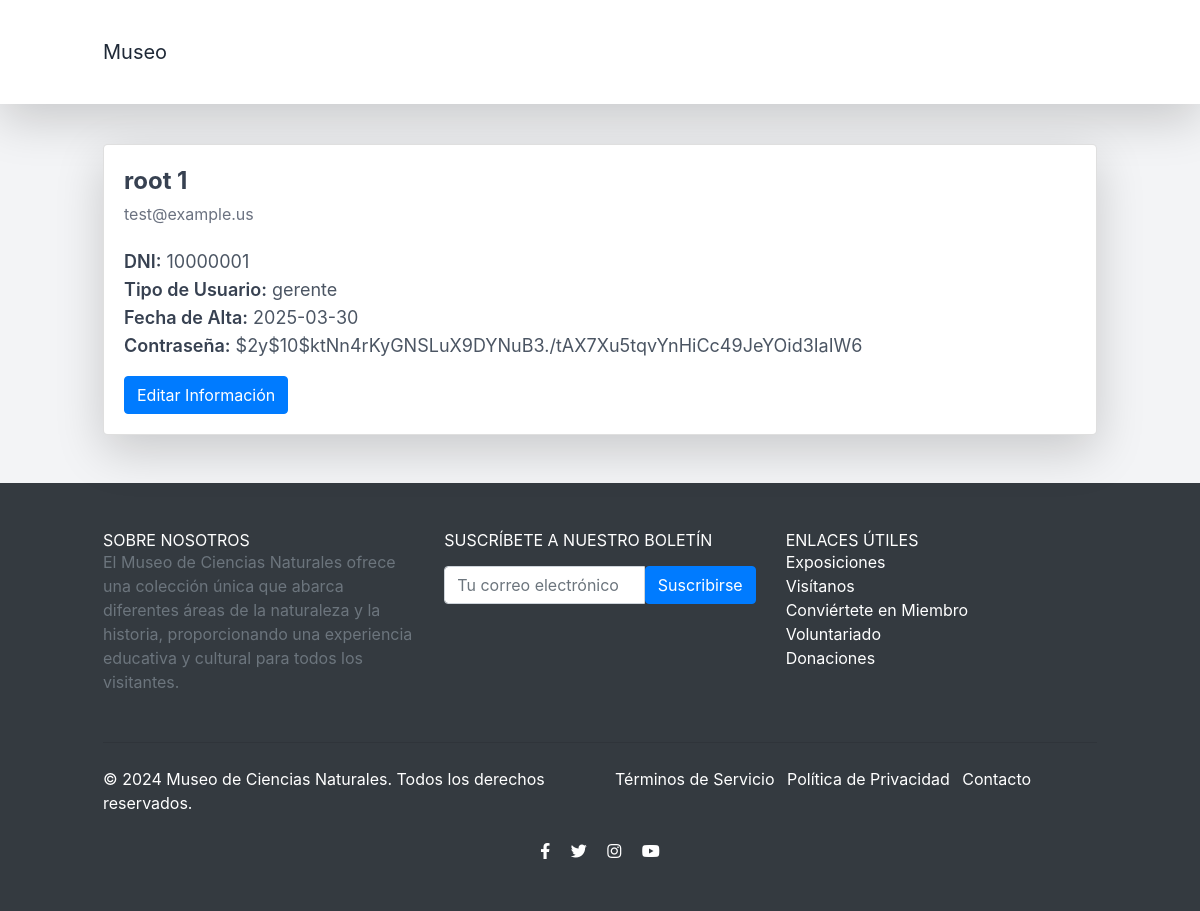
Before: /contacto/perfil.php?id=29 (signed in) with the older database file.
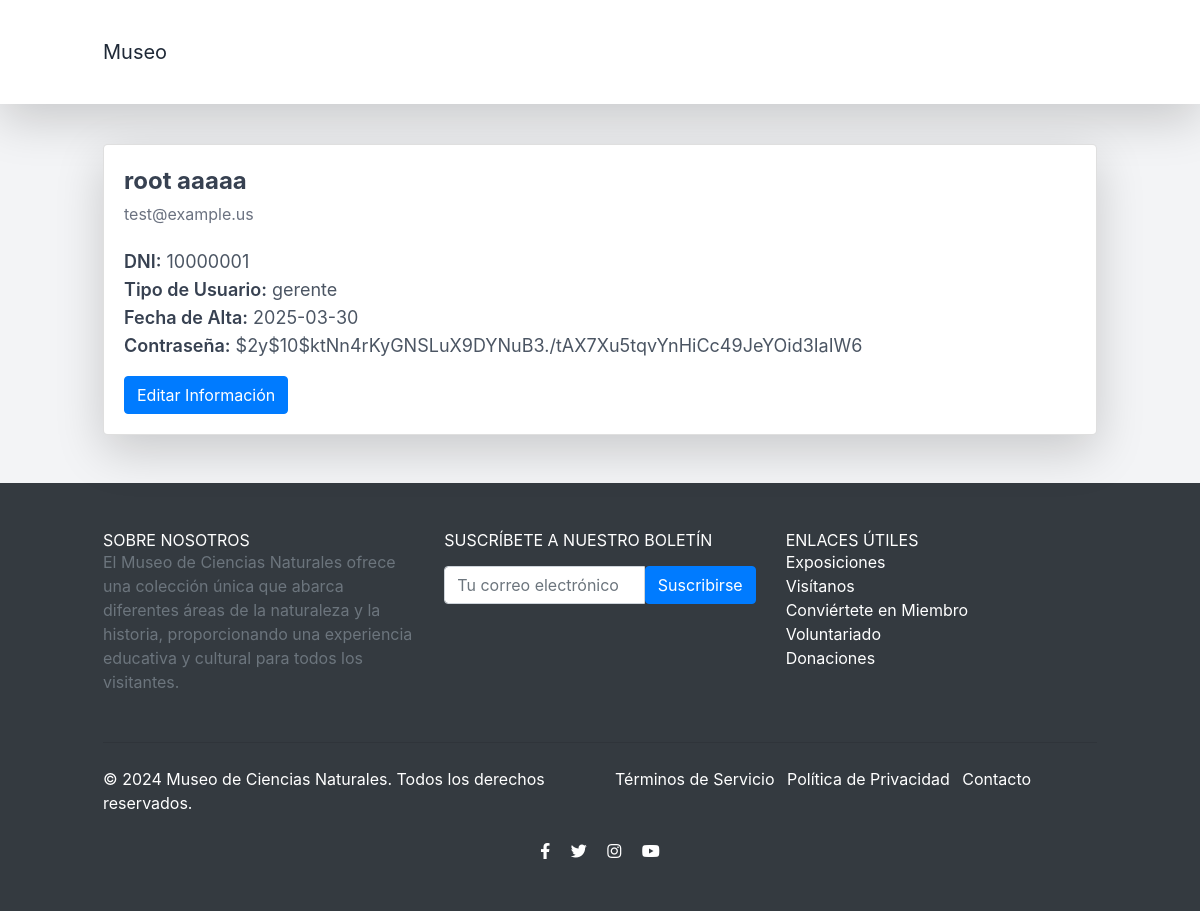
After: the same page with the newer database file.
### tables this page shows
CREATE TABLE `usuario` (
  `idUsuario` int(11) NOT NULL,
  `dni` varchar(8) DEFAULT NULL,
  `nombre` varchar(255) DEFAULT NULL,
  `apellido` varchar(255) DEFAULT NULL,
  `email` varchar(255) DEFAULT NULL,
  `clave` varchar(255) DEFAULT NULL,
  `fecha_alta` date DEFAULT NULL,
  `tipo_de_usuario` varchar(50) DEFAULT NULL
);

### modelo/bd.php (called while the page is built, shortened)
<?php
class Db {
	public function __construct($host='localhost',$db_name='museo',$db_user='root',$db_pass='') {
		$this->host = $host;
		$this->db = $db_name;
		$this->user = $db_user;
		$this->pass = $db_pass;
		try {
           $this->conection = new PDO('mysql:host='.$this->host.'; dbname='.$this->db, $this->user, $this->pass);
        } catch (PDOException $e) {
            echo $e->getCode()." ; ".$e->getMessage();
            exit();
        }
	}
}

### modelo/usuario.php (called while the page is built, shortened)
<?php
require_once "bd.php";
class Usuario {
    protected $table = "usuario";
    protected $conection;
    private function getConection() {
        $db = new Db();
        $this->conection = $db->conection;
    }
    public function getUsuariosById($id){
        $sql = "SELECT * FROM " . $this->table . " WHERE idUsuario = ?";
        $stmt = $this->conection->prepare($sql);
        $stmt->execute([$id]);
        return $stmt->fetch(PDO::FETCH_ASSOC);
    }
}
?>

### contacto/perfil.php (the view, shortened to what this page needs)
<?php
require_once "../modelo/bd.php";
require_once "../modelo/usuario.php";
$id = $_GET["id"] ?? null;
if ($id) {
    $usuario = new Usuario();
    $usuarioData = $usuario->getUsuariosById($id);
} else {
    die("ID de usuario no proporcionado.");
}
?>
<!DOCTYPE html>
<html lang="es">
<!DOCTYPE html>
<html lang="es">
<head>
    <link href="https://stackpath.bootstrapcdn.com/bootstrap/4.5.2/css/bootstrap.min.css" rel="stylesheet">
    <link rel="stylesheet" href="https://cdnjs.cloudflare.com/ajax/libs/font-awesome/5.15.4/css/all.min.css" />
    <script src="https://cdn.tailwindcss.com"></script>
</head>
<body class="bg-gray-100">
    <?php include('../includes/navListados.php'); ?>
    <div class="container mx-auto mt-10">
        <?php if ($usuarioData): ?>
            <div class="card shadow-lg rounded-lg mb-5">
                <div class="card-body">
                    <h5 class="text-2xl font-bold text-gray-700 mb-2">
                        <?php echo htmlspecialchars($usuarioData['nombre'] . ' ' . $usuarioData['apellido']); ?>
                    </h5>
                    <h6 class="text-md text-gray-500 mb-4">
                        <?php echo htmlspecialchars($usuarioData['email']); ?>
                    </h6>
                    <p class="text-lg text-gray-600">
                        <strong class="font-semibold text-gray-700">DNI:</strong> <?php echo htmlspecialchars($usuarioData['dni']); ?><br>
                        <strong class="font-semibold text-gray-700">Tipo de Usuario:</strong> <?php echo htmlspecialchars($usuarioData['tipo_de_usuario']); ?><br>
                        <strong class="font-semibold text-gray-700">Fecha de Alta:</strong> <?php echo htmlspecialchars($usuarioData['fecha_alta']); ?><br>
                        <strong class="font-semibold text-gray-700">Contraseña:</strong> <?php echo htmlspecialchars($usuarioData['clave']); ?>
                    </p>
                    <a href="#" class="btn btn-primary mt-3" onclick="toggleForm()">Editar Información</a>
                </div>
            </div>
        <?php else: ?>
            <div class="alert alert-warning text-center">
                <strong>No se encontraron datos para el usuario.</strong>
            </div>
        <?php endif; ?>
    </div>
    <?php include('../includes/footer.php'); ?>
</body>
</html>

### includes/navListados.php (shortened to what this page needs)
<?php if (isset($_SESSION['usuario_activo']) and ($_SESSION['nivel']=='gerente')){ ?>
<nav class="navbar navbar-expand-lg bg-white shadow-lg p-3">
  <div class="container">
    <a class="navbar-brand text-gray-800" href="../index.php">Museo</a>
  </div>
</nav>
<?php } ?>

### includes/footer.php
<footer class="bg-dark text-white mt-5 p-5">
  <div class="container mx-auto">
    <div class="row">
      <div class="col-lg-4 mb-4">
        <h5 class="text-uppercase">Sobre Nosotros</h5>
        <p class="text-muted">
          El Museo de Ciencias Naturales ofrece una colección única que abarca diferentes áreas de la naturaleza y la historia, proporcionando una experiencia educativa y cultural para todos los visitantes.
        </p>
      </div>
      <div class="col-lg-4 mb-4">
        <h5 class="text-uppercase">Suscríbete a nuestro boletín</h5>
        <form id="subscriptionForm" action="#" method="POST" class="mt-3">
          <div class="input-group">
            <input type="email" class="form-control" placeholder="Tu correo electrónico" aria-label="Email" required>
            <button class="btn btn-primary" type="submit">Suscribirse</button>
          </div>
        </form>
      </div>
      <div class="col-lg-4 mb-4">
        <h5 class="text-uppercase">Enlaces Útiles</h5>
        <ul class="list-unstyled">
          <li><a href="#" class="text-white hover:text-gray-400">Exposiciones</a></li>
          <li><a href="#" class="text-white hover:text-gray-400">Visítanos</a></li>
          <li><a href="#" class="text-white hover:text-gray-400">Conviértete en Miembro</a></li>
          <li><a href="#" class="text-white hover:text-gray-400">Voluntariado</a></li>
          <li><a href="#" class="text-white hover:text-gray-400">Donaciones</a></li>
        </ul>
      </div>
    </div>
    <hr class="my-4">
    <div class="row">
      <div class="col-md-6">
        <p>&copy; 2024 Museo de Ciencias Naturales. Todos los derechos reservados.</p>
      </div>
      <div class="col-md-6 text-md-end">
        <ul class="list-inline">
          <li class="list-inline-item">
            <a href="#" class="text-white hover:text-gray-400">Términos de Servicio</a>
          </li>
          <li class="list-inline-item">
            <a href="#" class="text-white hover:text-gray-400">Política de Privacidad</a>
          </li>
          <li class="list-inline-item">
            <a href="https://www.instagram.com/museocsnaturales/" class="text-white hover:text-gray-400" target="_blank">Contacto</a>
          </li>
        </ul>
      </div>
    </div>
    <div class="social-icons mt-4 text-center">
      <a href="#" class="text-white mx-2 hover:text-gray-400">
        <i class="fab fa-facebook-f"></i>
      </a>
      <a href="#" class="text-white mx-2 hover:text-gray-400">
        <i class="fab fa-twitter"></i>
      </a>
      <a href="#" class="text-white mx-2 hover:text-gray-400">
        <i class="fab fa-instagram"></i>
      </a>
      <a href="#" class="text-white mx-2 hover:text-gray-400">
        <i class="fab fa-youtube"></i>
      </a>
    </div>
  </div>
</footer>

Changed rows visible on the page:
changed usuario "gerente": nombre+apellido "root 1" → "root aaaaa"
